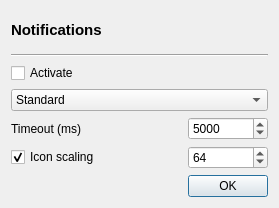
<?xml version="1.0" encoding="UTF-8"?>
<ui version="4.0">
 <class>GUI_Notification</class>
 <widget class="QDialog" name="GUI_Notification">
  <property name="geometry">
   <rect>
    <x>0</x>
    <y>0</y>
    <width>279</width>
    <height>208</height>
   </rect>
  </property>
  <property name="focusPolicy">
   <enum>Qt::ClickFocus</enum>
  </property>
  <property name="windowTitle">
   <string>Notification settings</string>
  </property>
  <layout class="QGridLayout" name="gridLayout">
   <item row="1" column="0" colspan="2">
    <widget class="Line" name="line">
     <property name="orientation">
      <enum>Qt::Horizontal</enum>
     </property>
    </widget>
   </item>
   <item row="2" column="0" colspan="2">
    <widget class="QCheckBox" name="cb_activate">
     <property name="focusPolicy">
      <enum>Qt::StrongFocus</enum>
     </property>
     <property name="text">
      <string>Activate</string>
     </property>
    </widget>
   </item>
   <item row="6" column="1">
    <widget class="QPushButton" name="btn_ok">
     <property name="maximumSize">
      <size>
       <width>80</width>
       <height>16777215</height>
      </size>
     </property>
     <property name="focusPolicy">
      <enum>Qt::StrongFocus</enum>
     </property>
     <property name="text">
      <string>OK</string>
     </property>
    </widget>
   </item>
   <item row="3" column="0" colspan="2">
    <widget class="QComboBox" name="combo_notification">
     <property name="focusPolicy">
      <enum>Qt::StrongFocus</enum>
     </property>
     <item>
      <property name="text">
       <string>Standard</string>
      </property>
     </item>
    </widget>
   </item>
   <item row="4" column="1">
    <widget class="QSpinBox" name="sb_timeout">
     <property name="focusPolicy">
      <enum>Qt::WheelFocus</enum>
     </property>
     <property name="minimum">
      <number>1000</number>
     </property>
     <property name="maximum">
      <number>60000</number>
     </property>
     <property name="singleStep">
      <number>1000</number>
     </property>
     <property name="value">
      <number>5000</number>
     </property>
    </widget>
   </item>
   <item row="4" column="0">
    <widget class="QLabel" name="label_3">
     <property name="text">
      <string>Timeout (ms)</string>
     </property>
    </widget>
   </item>
   <item row="0" column="0" colspan="2">
    <widget class="QLabel" name="label_2">
     <property name="font">
      <font>
       <pointsize>11</pointsize>
       <weight>75</weight>
       <bold>true</bold>
      </font>
     </property>
     <property name="text">
      <string>Notifications</string>
     </property>
    </widget>
   </item>
   <item row="5" column="1">
    <widget class="QSpinBox" name="sb_scale">
     <property name="minimum">
      <number>32</number>
     </property>
     <property name="maximum">
      <number>128</number>
     </property>
     <property name="value">
      <number>64</number>
     </property>
    </widget>
   </item>
   <item row="5" column="0">
    <widget class="QCheckBox" name="cb_scale">
     <property name="text">
      <string>Icon scaling</string>
     </property>
     <property name="checked">
      <bool>true</bool>
     </property>
    </widget>
   </item>
  </layout>
 </widget>
 <resources/>
 <connections>
  <connection>
   <sender>cb_scale</sender>
   <signal>toggled(bool)</signal>
   <receiver>sb_scale</receiver>
   <slot>setEnabled(bool)</slot>
   <hints>
    <hint type="sourcelabel">
     <x>96</x>
     <y>143</y>
    </hint>
    <hint type="destinationlabel">
     <x>229</x>
     <y>144</y>
    </hint>
   </hints>
  </connection>
 </connections>
</ui>
